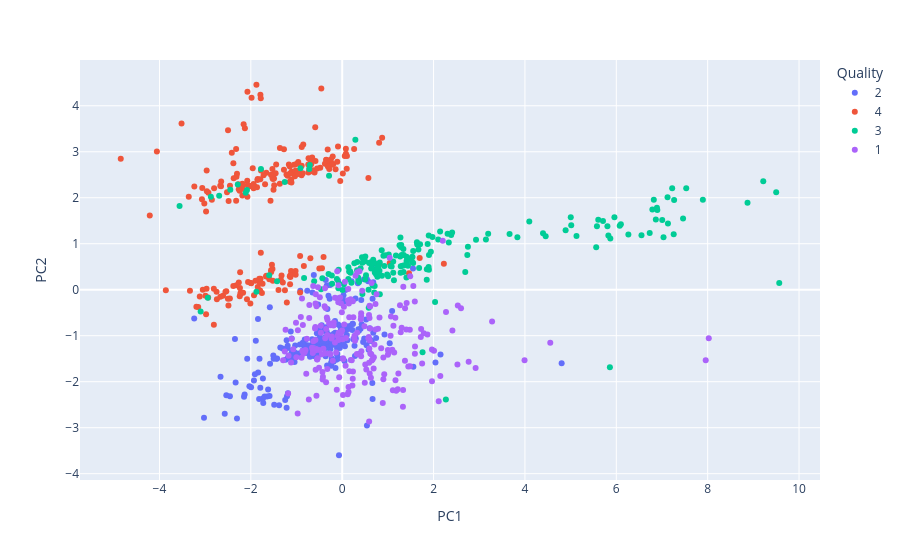

Write notebook code for a chart like this one.
### Code cell
px.scatter(x=Z_train[:,0], y=Z_train[:,1], color=y_train.astype(str), labels={"x":"PC1", "y":"PC2", "color":"Quality"})

### Figure 1 — Plotly figure (JSON) as saved in the notebook; plotly's stock layout.template omitted (floating-point values rounded to 4 significant figures; data arrays with more than 128 entries replaced by an {"elided": "..."} marker saying what was removed)
{"data": [{"hovertemplate": "Quality=2<br>PC1=%{x}<br>PC2=%{y}<extra></extra>", "legendgroup": "2", "marker": {"color": "#636efa", "symbol": "circle"}, "mode": "markers", "name": "2", "orientation": "v", "showlegend": true, "type": "scatter", "x": {"elided": "243 float values"}, "xaxis": "x", "y": {"elided": "243 float values"}, "yaxis": "y"}, {"hovertemplate": "Quality=4<br>PC1=%{x}<br>PC2=%{y}<extra></extra>", "legendgroup": "4", "marker": {"color": "#EF553B", "symbol": "circle"}, "mode": "markers", "name": "4", "orientation": "v", "showlegend": true, "type": "scatter", "x": {"elided": "219 float values"}, "xaxis": "x", "y": {"elided": "219 float values"}, "yaxis": "y"}, {"hovertemplate": "Quality=3<br>PC1=%{x}<br>PC2=%{y}<extra></extra>", "legendgroup": "3", "marker": {"color": "#00cc96", "symbol": "circle"}, "mode": "markers", "name": "3", "orientation": "v", "showlegend": true, "type": "scatter", "x": {"elided": "186 float values"}, "xaxis": "x", "y": {"elided": "186 float values"}, "yaxis": "y"}, {"hovertemplate": "Quality=1<br>PC1=%{x}<br>PC2=%{y}<extra></extra>", "legendgroup": "1", "marker": {"color": "#ab63fa", "symbol": "circle"}, "mode": "markers", "name": "1", "orientation": "v", "showlegend": true, "type": "scatter", "x": {"elided": "222 float values"}, "xaxis": "x", "y": {"elided": "222 float values"}, "yaxis": "y"}], "layout": {"legend": {"title": {"text": "Quality"}, "tracegroupgap": 0}, "margin": {"t": 60}, "xaxis": {"anchor": "y", "domain": [0, 1], "title": {"text": "PC1"}}, "yaxis": {"anchor": "x", "domain": [0, 1], "title": {"text": "PC2"}}}}
